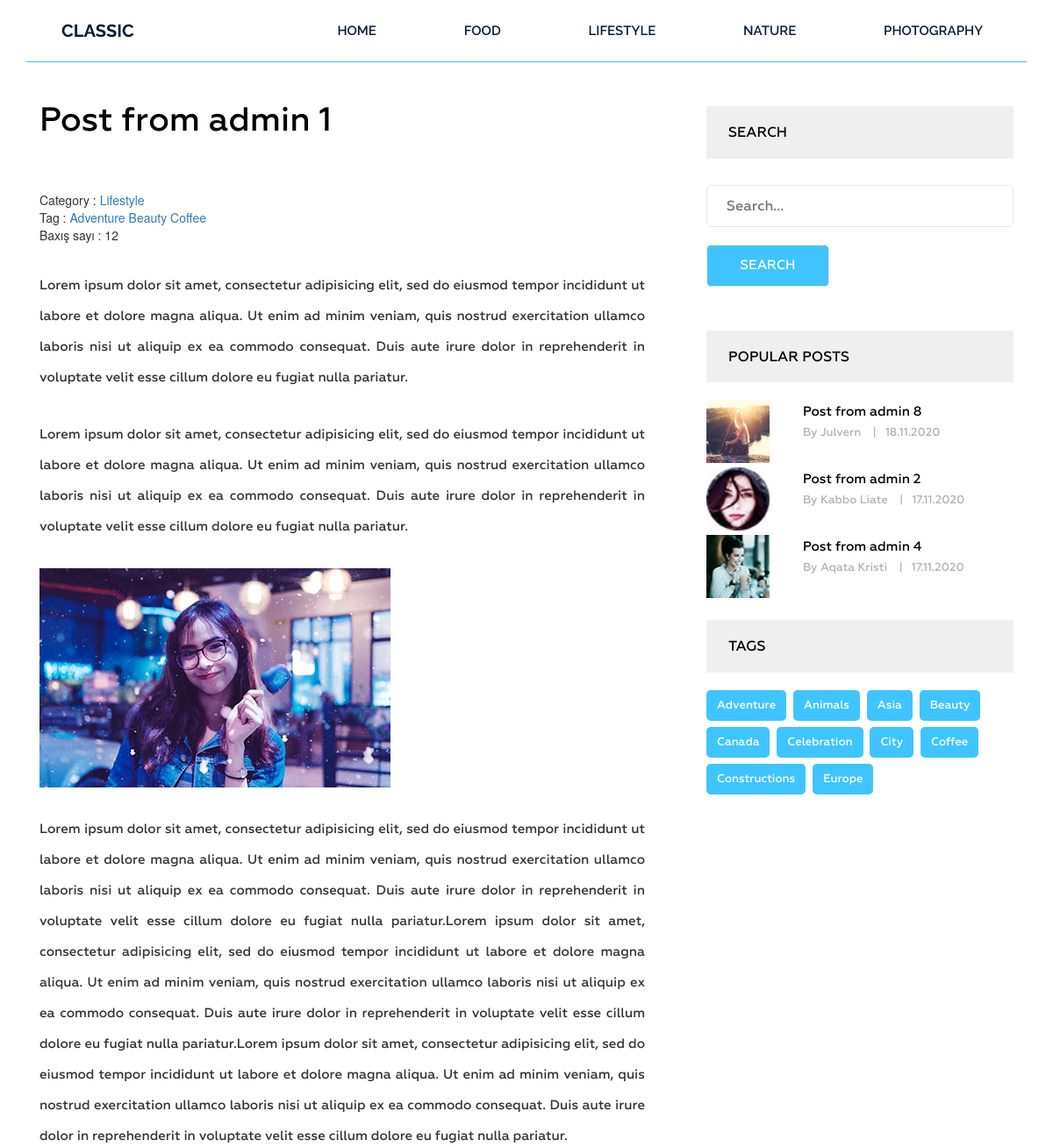
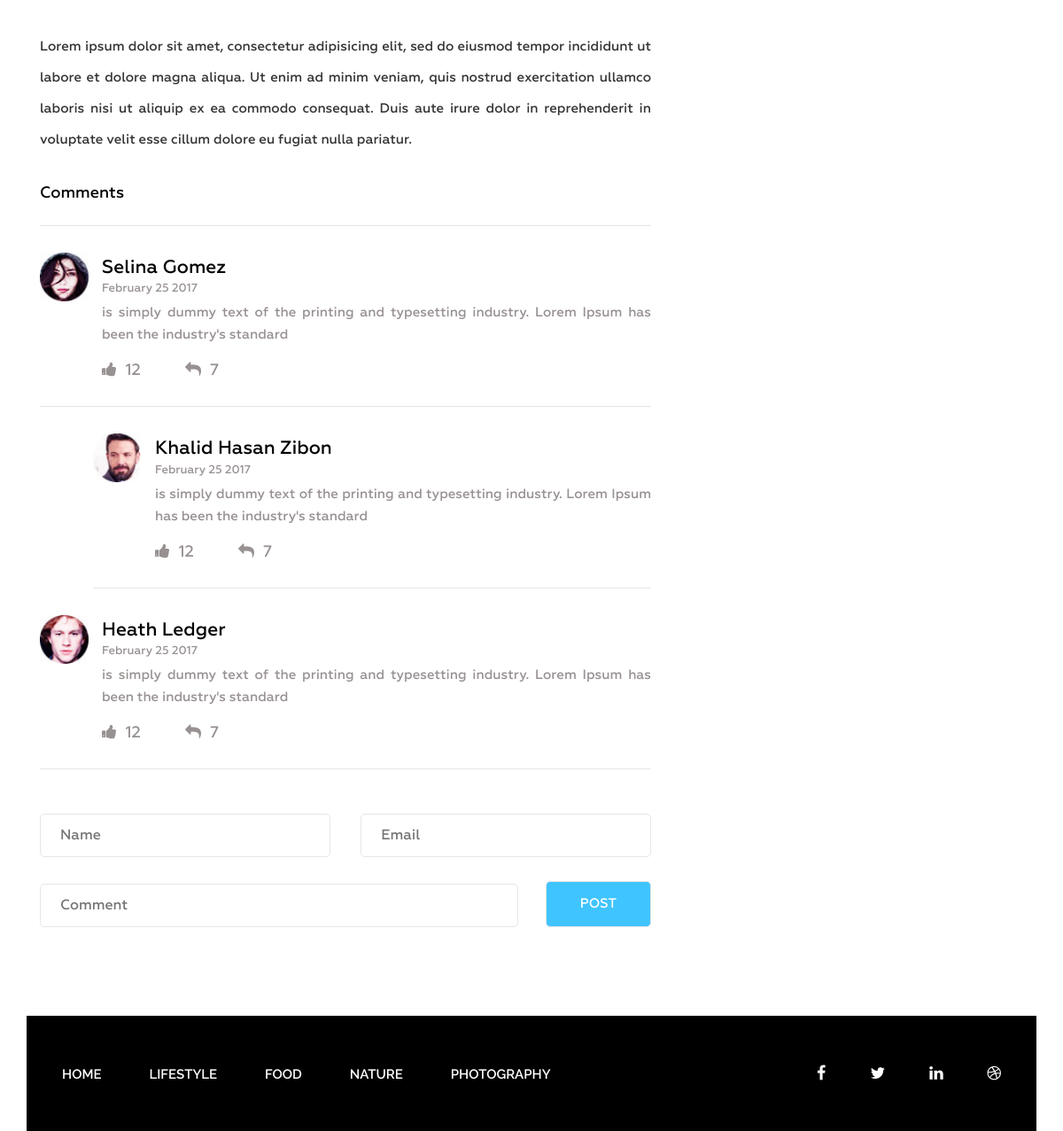
The app's page /post/post-admin-1/ with its own data (2 pictures, top to bottom).
### blog/models.py (models this page shows, shortened)
class Category(models.Model):
    title = models.CharField(max_length=255)
    slug = models.SlugField(max_length=255,verbose_name='Url',unique=True)
    def __str__(self):
        return self.title
    def get_absolute_url(self):
        return reverse('P_Category', kwargs={'slug':self.slug})
    class Meta:
        verbose_name = 'Category'
        verbose_name_plural = 'Categories'
        ordering = ['title']

class Post(models.Model):
    title = models.CharField(max_length=255)
    slug = models.SlugField(max_length=255,verbose_name='Url',unique=True)
    author = models.CharField(max_length=100)
    content = models.TextField(blank=True)
    created_at = models.DateTimeField(auto_now_add=True,verbose_name='Yaradılma tarixi')
    photo  = models.ImageField(upload_to='photos/%Y/%m/%d/',blank=True)
    views = models.IntegerField(default=0,verbose_name='Baxış sayı')
    category = models.ForeignKey(Category,related_name='posts',on_delete=models.PROTECT)
    tag = models.ManyToManyField(Tag,related_name='posts',blank=True)
    def get_absolute_url(self):
        return reverse('post',kwargs={'slug':self.slug})
    class Meta:
        verbose_name = 'Post'
        verbose_name_plural = 'Posts'
        ordering = ['-created_at']

class Tag(models.Model):
    title = models.CharField(max_length=50)
    slug = models.SlugField(max_length=50,verbose_name='Url',unique=True)
    def get_absolute_url(self):
        return reverse('tag', kwargs={'slug': self.slug})
    class Meta:
        verbose_name = 'Tag'
        verbose_name_plural = 'Tags'
        ordering = ['title']

### blog/views.py (the view)
# urls.py: path('post/<str:slug>/', views.GetPost.as_view(), name='post'),
class GetPost(DetailView):
    model = Post
    template_name = 'blog/single.html'
    context_object_name = 'post'
    def get_context_data(self, *, object_list=None, **kwargs):
        context = super().get_context_data(**kwargs)
        self.object.views = F('views')+1
        self.object.save()
        self.object.refresh_from_db()
        return context

### blog/templatetags/menu.py (called while the page is built)
@register.inclusion_tag('blog/menu_tpl.html')
def show_menu(menu_class='menu'):
    categories = Category.objects.all()
    return {'categories':categories,'menu_class':menu_class}

### blog/templatetags/sidebar.py (called while the page is built)
@register.inclusion_tag('blog/popular_posts_tpl.html')
def get_popular(cnt=3):
    posts = Post.objects.order_by('-views')[:cnt]
    return {'posts': posts}

@register.inclusion_tag('blog/tags_tpl.html')
def get_tags():
    tags = Tag.objects.all()
    return {'tags':tags}

### blog/templates/blog/single.html (shortened to what this page needs)
{% extends 'base.html' %}
{% load static %}
{% load sidebar %}
{% load menu %}
{% block content %}
    {% show_menu %}
    <section class="single-blog-area">
        <div class="container">
            <div class="row">
                <div class="col-md-12">
                    <div class="border-top">
                        <div class="col-md-8">
                            <div class="blog-area">
                                <div class="blog-area-part">
                                    <h2>{{ post.title }}</h2>
                                    <div class="single-content">
                                        <div><span>
                                           Category :  <a
                                                href="{{ post.category.get_absolute_url }}">{{ post.category }}</a>
                                        </span><br>
                                            {% if post.tag.exists %}
                                                <span>
                                                Tag :
                                                    {% for item in post.tag.all %}
                                                        <a href="{{ item.get_absolute_url }}">{{ item.title }}</a>
                                                    {% endfor %}
                                                </span>
                                                <br>
                                                <span>Baxış sayı : {{ post.views }}</span>
                                            {% endif %}
                                        </div>
                                        {{ post.content|safe }}
                                    </div>
                                </div>
                                <div class="commententries">
                                    <h3>Comments</h3>
                                    <ul class="commentlist">
                                        <li>
                                            <article class="comment">
                                                <header class="comment-author">
                                                    <img src="img/author-1.jpg" alt="">
                                                </header>
                                                <section class="comment-details">
                                                    <div class="author-name">
                                                        <h5><a href="#">Selina Gomez</a></h5>
                                                        <p>February 25 2017</p>
                                                    </div>
                                                    <div class="comment-body">
                                                        <p>is simply dummy text of the printing and typesetting
                                                            industry. Lorem Ipsum has been the industry's standard </p>
                                                    </div>
                                                    <div class="reply">
                                                        <p><span><a href="#"><i class="fa fa-thumbs-up"
                                                                                aria-hidden="true"></i></a>12</span><span><a
                                                                href="#"><i class="fa fa-reply" aria-hidden="true"></i></a>7</span>
                                                        </p>
                                                    </div>
                                                </section>
                                            </article>
                                            <ul class="children">
                                                <li>
                                                    <article class="comment">
                                                        <header class="comment-author">
                                                            <img src="img/author-2.jpg" alt="">
                                                        </header>
                                                        <section class="comment-details">
                                                            <div class="author-name">
                                                                <h5><a href="#">Khalid Hasan Zibon</a></h5>
                                                                <p>February 25 2017</p>
                                                            </div>
                                                            <div class="comment-body">
                                                                <p>is simply dummy text of the printing and typesetting
                                                                    industry. Lorem Ipsum has been the industry's
                                                                    standard </p>
                                                            </div>
                                                            <div class="reply">
                                                                <p><span><a href="#"><i class="fa fa-thumbs-up"
                                                                                        aria-hidden="true"></i></a>12</span><span><a
                                                                        href="#"><i class="fa fa-reply"
                                                                                    aria-hidden="true"></i></a>7</span>
                                                                </p>
                                                            </div>
                                                        </section>
                                                    </article>
                                                </li>
                                            </ul>
                                        </li>
                                        <li>
                                            <article class="comment">
                                                <header class="comment-author">
                                                    <img src="img/author-3.jpg" alt="">
                                                </header>
                                                <section class="comment-details">
                                                    <div class="author-name">
                                                        <h5><a href="#">Heath Ledger</a></h5>
                                                        <p>February 25 2017</p>
                                                    </div>
                                                    <div class="comment-body">
                                                        <p>is simply dummy text of the printing and typesetting
                                                            industry. Lorem Ipsum has been the industry's standard </p>
                                                    </div>
                                                    <div class="reply">
                                                        <p><span><a href="#"><i class="fa fa-thumbs-up"
                                                                                aria-hidden="true"></i></a>12</span><span><a
                                                                href="#"><i class="fa fa-reply" aria-hidden="true"></i></a>7</span>
                                                        </p>
                                                    </div>
                                                </section>
                                            </article>
                                        </li>
                                    </ul>
                                </div>
                                <form action="#" method="get">
                                    <div class="name">
                                        <input type="text" name="" id="" placeholder="Name" class="name">
                                    </div>
                                    <div class="email">
                                        <input type="email" name="" id="" placeholder="Email" class="email">
                                    </div>
                                    <div class="comment">
                                        <input type="text" name="" id="" placeholder="Comment" class="comment">
                                    </div>
                                    <div class="post">
                                        <input type="submit" value="Post">
                                    </div>
                                </form>
                            </div>
                        </div>
                        <div class="col-md-4">
                            <div class="newsletter">
                                <h2 class="sidebar-title">Search</h2>
                                <form action="{% url 'search' %}" method="get">
                                    <input type="text" name="s" placeholder="Search...">
                                    <br><br>
                                    <input type="submit" value="Search">
                                </form>
                            </div>
                            {% get_popular %}
                            {% get_tags %}
                        </div>
                    </div>
                </div>
            </div>
    </section>
{% endblock %}

### templates/base.html (shortened to what this page needs)
{% load static %}
<!DOCTYPE html>
<html lang="en">
<head>
    <link rel="stylesheet" href="{% static 'css/bootstrap.css' %}">
    <link rel="stylesheet" href="{% static 'css/font-awesome.min.css' %}">
    <link rel="stylesheet" href="{% static 'css/owl.carousel.min.css' %}">
    <link rel="stylesheet" href="{% static 'css/owl.theme.default.min.css' %}">
    <link rel="stylesheet" href="{% static 'style.css' %}">
    <link rel="stylesheet" href="{% static 'responsive.css' %} ">
</head>
<body>
<div class="wrapper">
    {% block content %} {% endblock %}
    <footer class="footer">
        <div class="container">
            <div class="row">
                <div class="col-md-12">
                    <div class="footer-bg">
                        <div class="row">
                            <div class="col-md-9">
                                <div class="footer-menu">
                                    <ul>
                                        <li class="active"><a href="#">Home</a></li>
                                        <li><a href="#">lifestyle</a></li>
                                        <li><a href="#">Food</a></li>
                                        <li><a href="#">Nature</a></li>
                                        <li><a href="#">photography</a></li>
                                    </ul>
                                </div>
                            </div>
                            <div class="col-md-3">
                                <div class="footer-icon">
                                    <p><a href="#"><i class="fa fa-facebook" aria-hidden="true"></i></a><a href="#"><i
                                            class="fa fa-twitter" aria-hidden="true"></i></a><a href="#"><i
                                            class="fa fa-linkedin" aria-hidden="true"></i></a><a href="#"><i
                                            class="fa fa-dribbble" aria-hidden="true"></i></a></p>
                                </div>
                            </div>
                        </div>
                    </div>
                </div>
            </div>
        </div>
    </footer>
</div>
</body>
</html>

### blog/templates/blog/menu_tpl.html
<header class="header">
        <div class="container">
            <div class="row">
                <div class="col-md-2">
                    <div class="logo">
                        <h2><a href="#">Classic</a></h2>
                    </div>
                </div>
                <div class="col-md-10">
                    <div class="menu">
                        <ul>
                            <li class=""><a href="{% url 'home' %}">Home</a></li>
                            {% for category in categories %}
                                <li><a href="{{ category.get_absolute_url }}">{{ category.title }}</a></li>
                            {% endfor %}
                        </ul>
                    </div>
                </div>
            </div>
        </div>
    </header>

### blog/templates/blog/popular_posts_tpl.html
<h2 class="sidebar-title">Popular posts</h2>
<div class="grid">
    {% for post in  posts %}
        <div class="portfolio-item popular"  >
         {% if post.photo %}
                <img src="{{ post.photo.url }}" alt="{{ post.title }} ">
            {% else %}
                <img src="https://picsum.photos/seed/picsum/300/201" alt="{{ post.title }}">
            {% endif %}
            <div class="portfolio-text">
                <h5><a href="{{ post.get_absolute_url }}">{{ post.title }}</a></h5>
                <p>By {{ post.author }} <span>|</span>{{ post.created_at|date:'d.m.Y' }}</p>
            </div>
        </div>
    {% endfor %}
</div>

### blog/templates/blog/tags_tpl.html
<div class="tags">
    <h2 class="sidebar-title">Tags</h2>
    {% for tag in tags %}
        <p><a href="{{ tag.get_absolute_url }}">{{ tag.title }}</a></p>
    {% endfor %}
</div>

### records on screen
Category: title "FOOD"
Category: title "LIFESTYLE"
Category: title "NATURE"
Category: title "PHOTOGRAPHY"
Post: title "Post from admin 1", category "Lifestyle", views "12", content "Lorem ipsum dolor sit amet, consectetur adipisicing elit, sed do eiusmod tempor incididunt ut labore et dolore magna aliqua. Ut enim ad minim veniam, quis nostrud exercitation ullamco laboris nisi ut aliquip ex ea commodo consequat. Duis aute irure dolor in reprehenderit in voluptate velit esse cillum dolore eu fugiat nulla pariatur. Lorem ipsum dolor sit amet, consectetur adipisicing elit, sed do eiusmod tempor incididunt ut labore et dolore magna aliqua. Ut enim ad minim veniam, quis nostrud exercitation ullamco laboris nisi ut aliquip ex ea commodo consequat. Duis aute irure dolor in reprehenderit in voluptate velit esse cillum dolore eu fugiat nulla pariatur. Lorem ipsum dolor sit amet,…", content (picture)
Tag: title "Adventure"
Tag: title "Beauty"
Tag: title "Coffee"
Post: photo (picture), title "Post from admin 8", author "Julvern", created_at "18.11.2020"
Post: photo (picture), title "Post from admin 2", author "Kabbo Liate", created_at "17.11.2020"
Post: photo (picture), title "Post from admin 4", author "Aqata Kristi", created_at "17.11.2020"
Tag: title "Animals"
Tag: title "Asia"
Tag: title "Canada"
Tag: title "Celebration"
Tag: title "City"
Tag: title "Constructions"
Tag: title "Europe"
